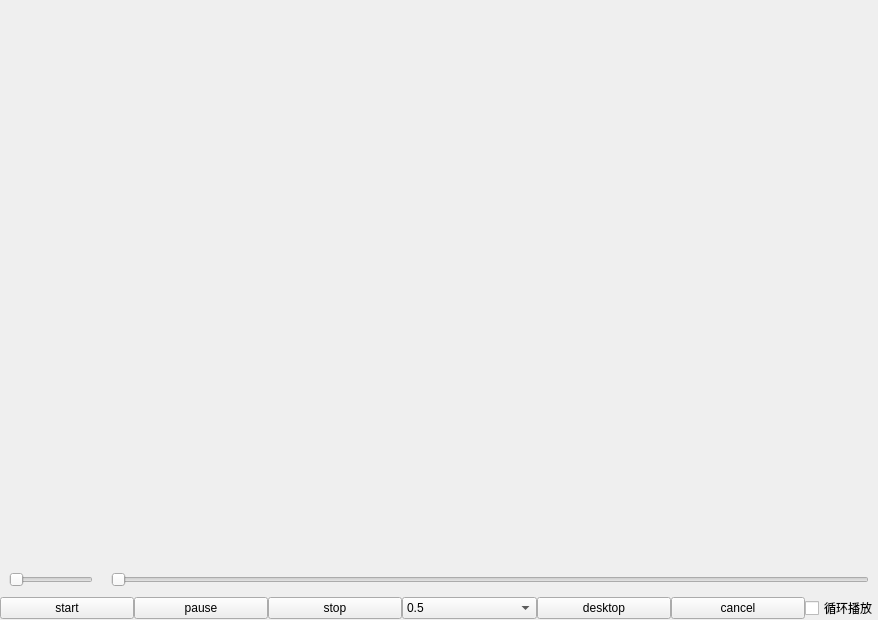
<?xml version="1.0" encoding="UTF-8"?>
<ui version="4.0">
 <class>VideoDesktop</class>
 <widget class="QWidget" name="VideoDesktop">
  <property name="geometry">
   <rect>
    <x>0</x>
    <y>0</y>
    <width>878</width>
    <height>620</height>
   </rect>
  </property>
  <property name="windowTitle">
   <string>Form</string>
  </property>
  <layout class="QVBoxLayout" name="verticalLayout" stretch="1,0,0">
   <property name="spacing">
    <number>0</number>
   </property>
   <property name="leftMargin">
    <number>0</number>
   </property>
   <property name="topMargin">
    <number>0</number>
   </property>
   <property name="rightMargin">
    <number>0</number>
   </property>
   <property name="bottomMargin">
    <number>0</number>
   </property>
   <item>
    <widget class="QWidget" name="widget" native="true">
     <layout class="QGridLayout" name="gridLayout_2">
      <property name="leftMargin">
       <number>0</number>
      </property>
      <property name="topMargin">
       <number>0</number>
      </property>
      <property name="rightMargin">
       <number>0</number>
      </property>
      <property name="bottomMargin">
       <number>0</number>
      </property>
      <property name="spacing">
       <number>0</number>
      </property>
      <item row="0" column="0">
       <widget class="WallpaperWidget" name="wallpaperWgt" native="true">
        <layout class="QGridLayout" name="gridLayout">
         <property name="leftMargin">
          <number>0</number>
         </property>
         <property name="topMargin">
          <number>0</number>
         </property>
         <property name="rightMargin">
          <number>0</number>
         </property>
         <property name="bottomMargin">
          <number>0</number>
         </property>
         <property name="spacing">
          <number>0</number>
         </property>
         <item row="0" column="0">
          <widget class="VideoWidget" name="videoWgt" native="true">
           <property name="styleSheet">
            <string notr="true"/>
           </property>
          </widget>
         </item>
        </layout>
       </widget>
      </item>
     </layout>
    </widget>
   </item>
   <item>
    <layout class="QHBoxLayout" name="horizontalLayout" stretch="0,1">
     <item>
      <widget class="QWidget" name="volumeWgt" native="true">
       <layout class="QHBoxLayout" name="horizontalLayout_3">
        <item>
         <widget class="SeekSlider" name="volumeSlider">
          <property name="orientation">
           <enum>Qt::Horizontal</enum>
          </property>
         </widget>
        </item>
       </layout>
      </widget>
     </item>
     <item>
      <widget class="QWidget" name="seekWgt" native="true">
       <layout class="QHBoxLayout" name="horizontalLayout_4">
        <item>
         <widget class="SeekSlider" name="seekSlider">
          <property name="orientation">
           <enum>Qt::Horizontal</enum>
          </property>
         </widget>
        </item>
       </layout>
      </widget>
     </item>
    </layout>
   </item>
   <item>
    <layout class="QHBoxLayout" name="horizontalLayout_2">
     <item>
      <widget class="QPushButton" name="startBtn">
       <property name="text">
        <string>start</string>
       </property>
      </widget>
     </item>
     <item>
      <widget class="QPushButton" name="pauseBtn">
       <property name="text">
        <string>pause</string>
       </property>
      </widget>
     </item>
     <item>
      <widget class="QPushButton" name="stopBtn">
       <property name="text">
        <string>stop</string>
       </property>
      </widget>
     </item>
     <item>
      <widget class="QComboBox" name="rateCbx">
       <item>
        <property name="text">
         <string>0.5</string>
        </property>
       </item>
       <item>
        <property name="text">
         <string>0.75</string>
        </property>
       </item>
       <item>
        <property name="text">
         <string>1</string>
        </property>
       </item>
       <item>
        <property name="text">
         <string>1.25</string>
        </property>
       </item>
       <item>
        <property name="text">
         <string>1.5</string>
        </property>
       </item>
       <item>
        <property name="text">
         <string>2</string>
        </property>
       </item>
      </widget>
     </item>
     <item>
      <widget class="QPushButton" name="desktopBtn">
       <property name="text">
        <string>desktop</string>
       </property>
      </widget>
     </item>
     <item>
      <widget class="QPushButton" name="cancelBtn">
       <property name="text">
        <string>cancel</string>
       </property>
      </widget>
     </item>
     <item>
      <widget class="QCheckBox" name="loopChk">
       <property name="sizePolicy">
        <sizepolicy hsizetype="Fixed" vsizetype="Fixed">
         <horstretch>0</horstretch>
         <verstretch>0</verstretch>
        </sizepolicy>
       </property>
       <property name="text">
        <string>循环播放</string>
       </property>
      </widget>
     </item>
    </layout>
   </item>
  </layout>
 </widget>
 <customwidgets>
  <customwidget>
   <class>WallpaperWidget</class>
   <extends>QWidget</extends>
   <header>wallpaperwidget.h</header>
   <container>1</container>
  </customwidget>
  <customwidget>
   <class>VideoWidget</class>
   <extends>QWidget</extends>
   <header>videowidget.h</header>
   <container>1</container>
  </customwidget>
  <customwidget>
   <class>SeekSlider</class>
   <extends>QSlider</extends>
   <header>seekslider.h</header>
  </customwidget>
 </customwidgets>
 <resources/>
 <connections/>
</ui>
